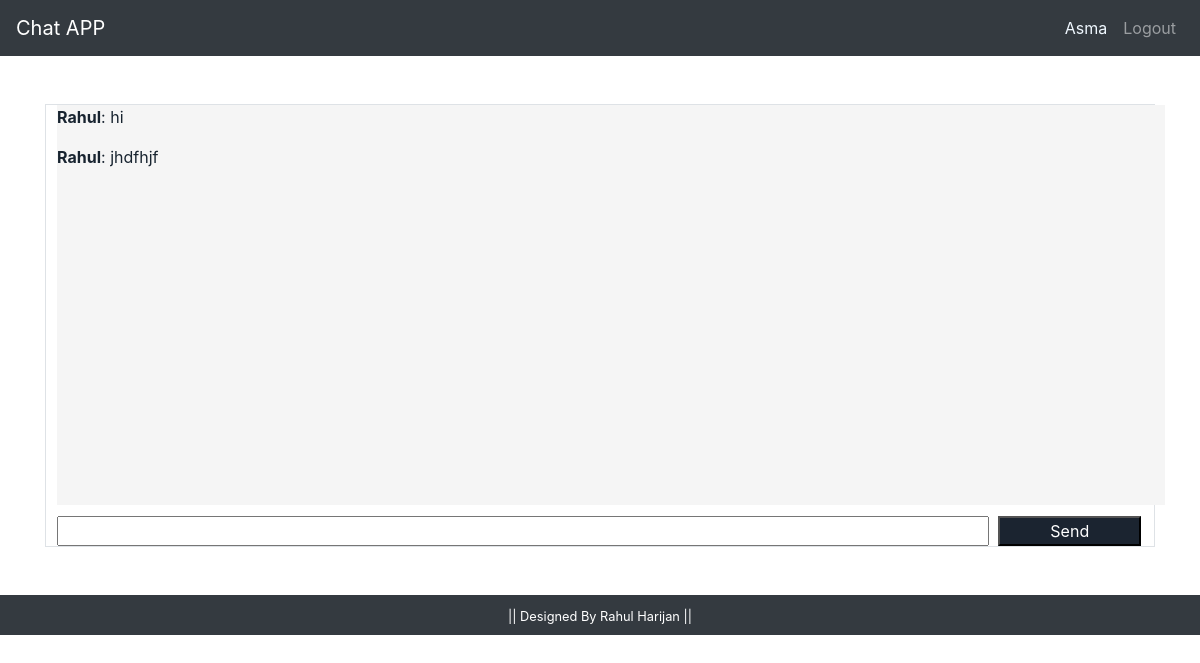
/rooms/GaJvr6SsXl/ (signed in), run on an earlier commit of the app's database.
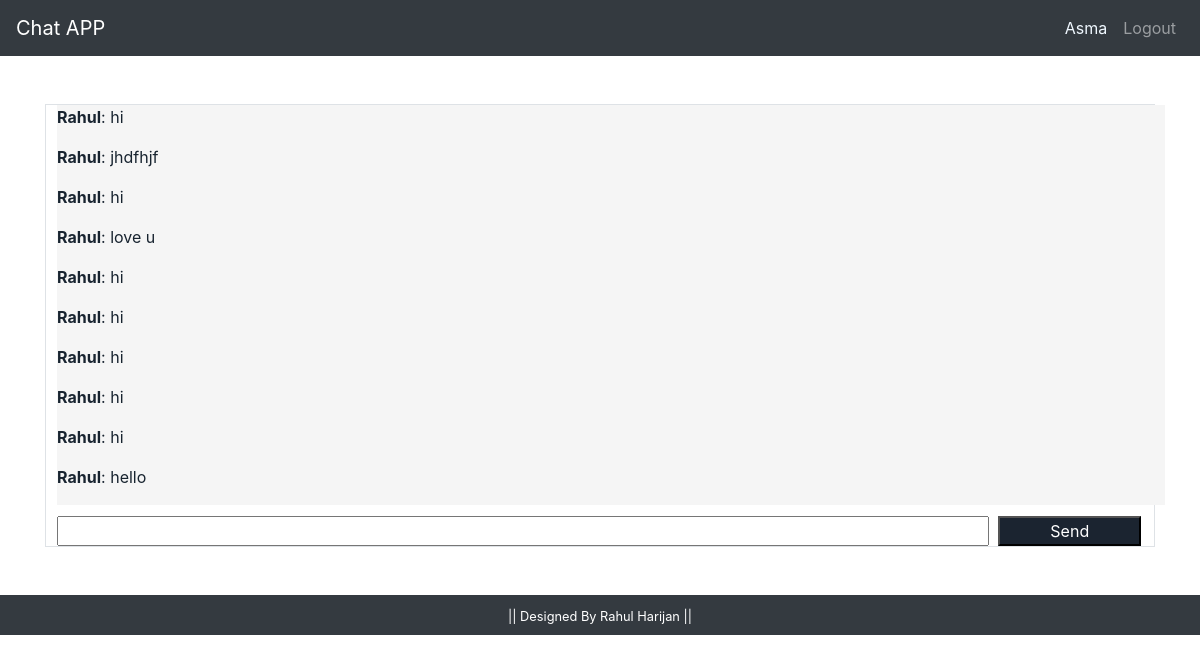
And on a later commit of the database.
### chat/models.py (models this page shows)
class Message(models.Model):
    sender_user = models.ForeignKey(User, related_name='sender', on_delete=models.SET(AnonymousUser))
    receiver_user = models.ForeignKey(User, related_name='receiver', on_delete=models.SET(AnonymousUser))
    message = models.TextField()
    timestamp = models.DateTimeField(auto_now_add=True)

### chat/views.py (the view)
# urls.py: path('rooms/<str:room_name>/', views.ChatRoom.as_view(), name='room'),
class ChatRoom(LoginRequiredMixin, View):
    def get(self, request, room_name, *args, **kwargs):
        room = get_object_or_404(Room, room_name=room_name)
        sender_id = request.user.id
        sender_name = request.user.username
        receiver = room.receiver_user if room.sender_user.id == sender_id else room.sender_user
        if receiver is None:
            return redirect('rooms')
        messages = Message.objects.filter(Q(sender_user=sender_id, receiver_user=receiver.id) |
                                          Q(sender_user=receiver.id, receiver_user=sender_id)).order_by('timestamp')
        print(messages)
        user = User.objects.get(pk=receiver.id)
        return render(request, 'chat/room.html', {
            'room_name': room_name,
            'sender_id': sender_id,
            'receiver_id': receiver.id,
            'messages': messages,
            'sender_name': sender_name,
            'users' : user,
        })

### chat/templates/chat/room.html (shortened to what this page needs)
{% extends 'chat/base.html' %}
{% block content %}
<div>
  <div class="container pt-4">
    <div class="row  p-0 mt-4">
      <div class="col">
        <div class="border">
            <div id="chat-log" style="background-color: whitesmoke;
            color: #182430;
            width: 100%;
            height: 400px;
            margin-left: 1%;
            padding: 1;
            overflow-y: scroll">
        {% for message in messages %}
        {% if message.sender_user.id == sender_id %}
            <p style="text-align: right;">{{ message.message }}</p>
        {% else %}
            <p style="text-align: left;"><b>{{ message.sender_user.username }}</b>: {{ message.message }}</p>
        {% endif %}
    {% endfor %}
            </div>
            <div style="margin-left: 1%; padding-top: 1%">
                <input id="chat-message-input" type="text" size="60" style="width: 85%">&nbsp;
                <input id="chat-message-submit" type="button" value="Send" style="width: 13%; color: white;
                background-color: #1B2430;">
            </div>
        </div>
      </div>
    </div>
  </div>
</div>
{% endblock %}

### chat/templates/chat/base.html (shortened to what this page needs)
<!doctype html>
<html lang="en">
<head>
    <link rel="stylesheet" href="https://cdn.jsdelivr.net/npm/bootstrap@4.5.3/dist/css/bootstrap.min.css"
>
</head>
<body>
    <nav class="navbar navbar-expand-lg  navbar-dark bg-dark">
        <a class="navbar-brand" href="/">Chat APP </a>
        <div class="collapse navbar-collapse" id="navbarNav">
            <ul class="navbar-nav ml-auto">
                {% if request.user.is_authenticated %}
                <li class="nav-item">
                    <a style="color: aliceblue;" class="nav-link" href=>{{request.user}}</a>
                </li>
                <li class="nav-item">
                    <a class="nav-link" href="/logout">Logout</a>
                </li>
                {% endif %}
            </ul>
        </div>
    </nav>
    <div>
        {% block content %}
        {% endblock %}
    </div>
     <footer class="container-fluid bg-dark text-center p-2 mt-5">
      <small class="text-white">|| Designed By Rahul Harijan || </small>
  </footer>
</body>
</html>

What changed in the data, as far as the page shows it:
added Message: sender_user.username "Rahul", message "hi"
added Message: sender_user.username "Rahul", message "love u"
added Message: sender_user.username "Rahul", message "hi"
added Message: sender_user.username "Rahul", message "hi"
added Message: sender_user.username "Rahul", message "hi"
added Message: sender_user.username "Rahul", message "hi"
added Message: sender_user.username "Rahul", message "hi"
added Message: sender_user.username "Rahul", message "hello"
